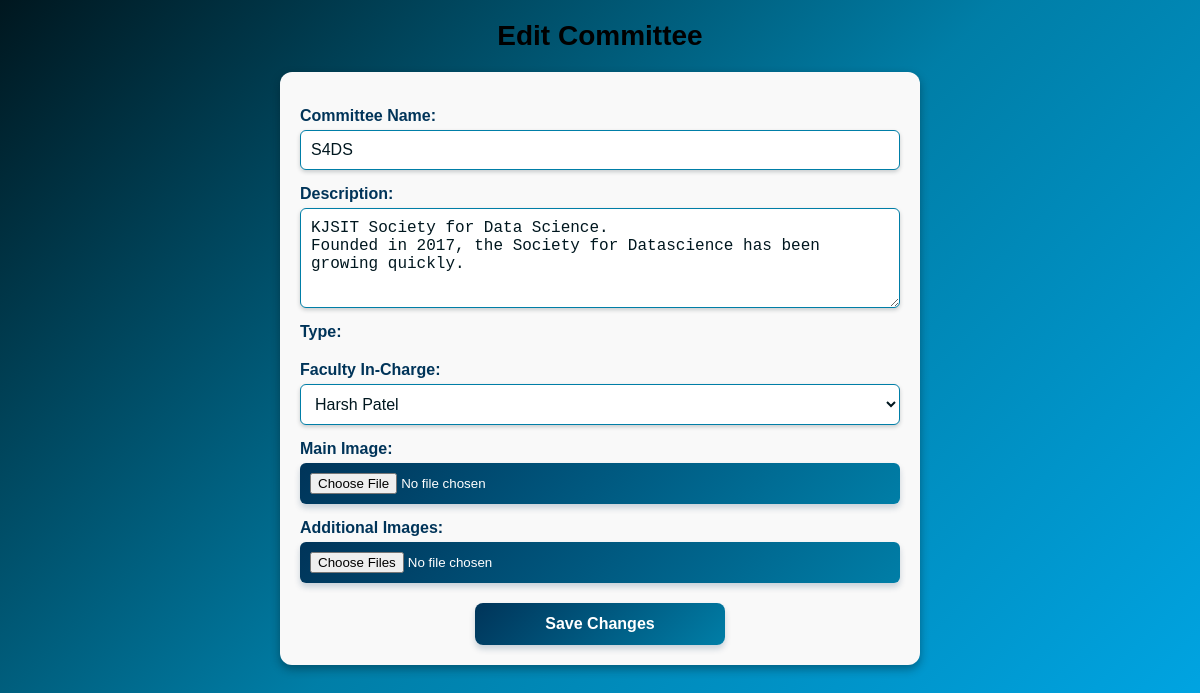
Page /committees/club/3/edit/ (signed in) on the committed database.
### committees/models.py (models this page shows, shortened)
class Associations(models.Model):
    ROLE_CHOICES = (
        ('committees', 'Committees'),
        ('clubs', 'Clubs')
    )
    STATUS_CHOICES = (
        ('pending', 'Pending Approval'),
        ('approved', 'Approved'),
        ('rejected', 'Rejected'),
        ('delete_pending', 'Delete Request Pending'),
    )
    CATEGORY = (
        ('None', 'None'),
        ('Academic', 'Academic'),
        ('Technical', 'Technical'),
        ('Cultural', 'Cultural'),
        ('Sports', 'Sports'),
        ('Social', 'Social'),
        ('Other', 'Other')
    )
    id = models.AutoField(primary_key=True)
    name = models.CharField(max_length=255)
    description = models.TextField()
    type = models.CharField(max_length=15, choices=ROLE_CHOICES)
    category = models.CharField(max_length=30, choices=CATEGORY, default='None')
    faculty_incharge = models.ForeignKey('faculty.Faculty', on_delete=models.CASCADE)
    created_by = models.ForeignKey('members.CoreMember', on_delete=models.CASCADE, null=True, blank=True)
    created_at = models.DateTimeField(auto_now_add=True)
    image = models.ImageField(upload_to='association_images/', null=True, blank=True)
    status = models.CharField(max_length=15, choices=STATUS_CHOICES, default='pending')
    owner = models.ForeignKey('members.CoreMember', on_delete=models.SET_NULL, null=True, blank=True,related_name='owned_associations')

### faculty/models.py (models this page shows, shortened)
class Faculty(models.Model):
    id = models.OneToOneField(UserProfile, on_delete=models.CASCADE, primary_key=True)
    department = models.CharField(max_length=100)
    designation = models.CharField(max_length=100,null=True,blank=True)
    locked_dates = models.JSONField(null=True,blank=True)
    permissions = models.JSONField(default=list,null=True,blank=True)
    can_lock_dates = models.BooleanField(default=False)

### Login/models.py (models this page shows, shortened)
class UserProfile(models.Model):
    ROLE_CHOICES = (
        ('faculty', 'Faculty'),
        ('core_member', 'Core Member'),
        ('member', 'Member'),
        ('non_participating', 'Non Participating')
    )
    id = models.OneToOneField(settings.AUTH_USER_MODEL, on_delete=models.CASCADE, primary_key=True)
    ssv_id = models.IntegerField(null=True, blank=True, unique=True)  # New field
    full_name = models.CharField(max_length=255)
    role = models.CharField(max_length=20, choices=ROLE_CHOICES,default='non_participating')
    profile_picture = models.ImageField(upload_to='profile_pics/', default='profile_pics/default.jpg',null=True, blank=True)
    created_at = models.DateTimeField(auto_now_add=True)
    updated_at = models.DateTimeField(auto_now=True)
    preferences = models.JSONField(default=list,null=True,blank=True) # New field for preferences
    notification_read = models.JSONField(default=list,null=True,blank=True)

### committees/views.py (the view, shortened to what this page needs)
# urls.py: path('club/<int:pk>/edit/', views.edit_club_committee, name='edit_club_committee'),
@login_required
def edit_club_committee(request, pk):
    association = get_object_or_404(Associations, pk=pk)
    core_members = CoreMember.objects.filter(association=association)
    if request.user.userprofile.role != 'core_member' or not core_members.filter(id=request.user.userprofile).exists():
        return HttpResponse("You do not have permission to edit this club/committee")
    faculties = Faculty.objects.all()
    template = 'committees/edit_club.html' if association.type == 'clubs' else 'committees/edit_committee.html'
    return render(request, template, {'association': association, 'faculties': faculties})

### committees/templates/committees/edit_committee.html (shortened to what this page needs)
{% load static %}
<link rel="stylesheet" href="{% static 'css/edit_committee.css' %}">
<h2>Edit Committee</h2>
<form method="post" enctype="multipart/form-data">
    <label for="name">Committee Name:</label>
    <input type="text" name="name" value="{{ association.name }}" required>
    <label for="description">Description:</label>
    <textarea name="description">{{ association.description }}</textarea>
    <label for="type">Type:</label>
    <label for="faculty_incharge">Faculty In-Charge:</label>
    <select name="faculty_incharge">
        {% for faculty in faculties %}
        <option value="{{ faculty.id.ssv_id }}" {% if association.faculty_incharge == faculty %}selected{% endif %}>
            {{ faculty.id.full_name }}
        </option>
        {% endfor %}
    </select>
    <label for="image">Main Image:</label>
    <input type="file" name="image">
    <label for="images">Additional Images:</label>
    <input type="file" name="images" multiple>
    <button type="submit">Save Changes</button>
</form>

### committees/static/css/edit_committee.css (style rules this page uses)
h2 { color: black; font-size: 28px; margin-bottom: 20px; }
form { max-width: 600px; margin: 0 auto; padding: 20px; background: #f9f9f9; border-radius: 12px; box-shadow: 0px 4px 10px rgba(0, 23, 31, 0.4); display: flex; flex-direction: column; align-items: center; }
label { font-size: 16px; font-weight: bold; color: #003459; text-align: left; width: 100%; margin: 15px 0 5px; }
input[type="text"], textarea, select { width: 100%; padding: 10px; border: 1px solid #007EA7; border-radius: 6px; font-size: 16px; color: #00171F; background: #FFFFFF; box-shadow: 0px 2px 4px rgba(0, 23, 31, 0.2); }
textarea { resize: vertical; height: 100px; }
input[type="file"] { border: none; background: linear-gradient(135deg, #003459, #007EA7); color: #FFFFFF; padding: 10px; border-radius: 6px; cursor: pointer; text-align: center; width: 100%; box-shadow: 0px 4px 6px rgba(0, 52, 89, 0.2); }
button { margin-top: 20px; font-size: 16px; font-weight: bold; padding: 12px 20px; border-radius: 8px; border: none; cursor: pointer; width: 100%; max-width: 250px; text-align: center; background: linear-gradient(135deg, #003459, #007EA7); color: #FFFFFF; transition: all 0.3s ease-in-out; box-shadow: 0px 4px 6px rgba(0, 52, 89, 0.2); }

### rows in the picture
Associations: name "S4DS", description "KJSIT Society for Data Science. Founded in 2017, the Society for Datascience has been growing quickly.", faculty_incharge "Harsh Patel"
